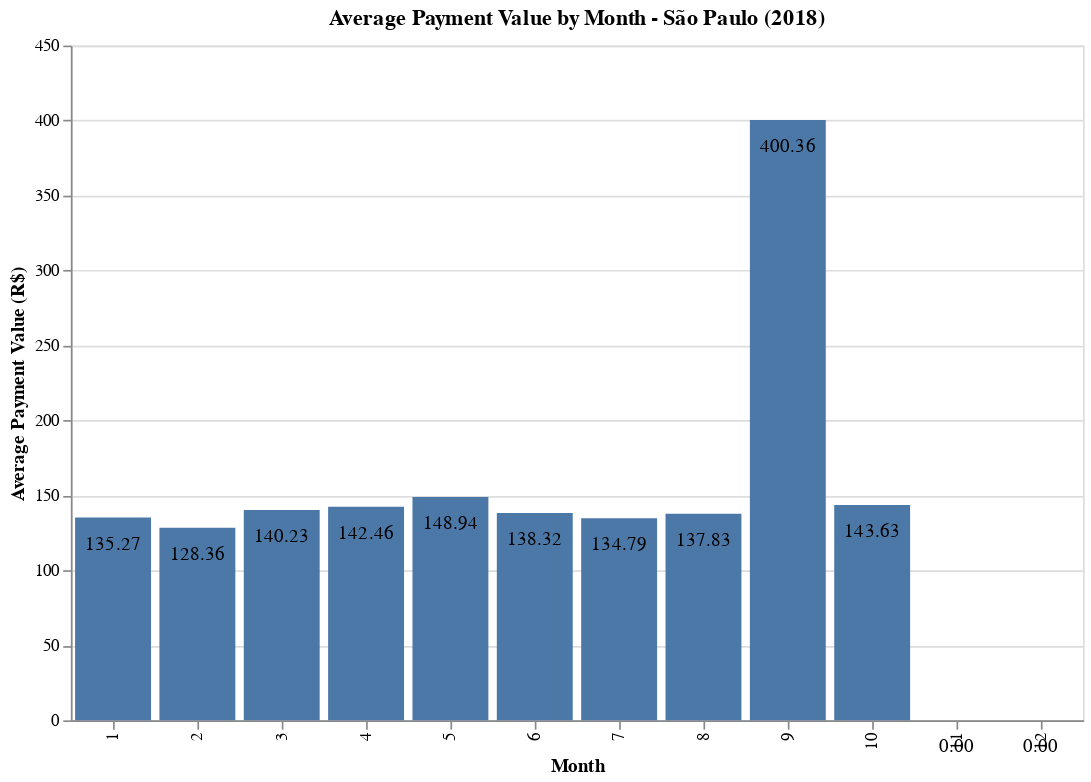

Notebook cell for this chart:
### Code cell
# Display the charts with text labels
payment_chart_with_text = avg_payment_chart + payment_text

# Show the charts
payment_chart_with_text.display()

### Figure 1 — Vega-Lite specification as saved in the notebook (floating-point values rounded to 4 significant figures)
{"config": {"view": {"continuousWidth": 300, "continuousHeight": 300}}, "layer": [{"mark": {"type": "bar"}, "encoding": {"tooltip": [{"field": "month", "type": "quantitative"}, {"field": "avg_payment", "type": "quantitative"}], "x": {"field": "month", "sort": ["Jan", "Feb", "Mar", "Apr", "May", "Jun", "Jul", "Aug", "Sep", "Oct", "Nov", "Dec"], "title": "Month", "type": "nominal"}, "y": {"field": "avg_payment", "title": "Average Payment Value (R$)", "type": "quantitative"}}, "title": "Average Payment Value by Month - São Paulo (2018)"}, {"mark": {"type": "text", "align": "center", "baseline": "top", "dy": 10}, "encoding": {"text": {"field": "avg_payment", "format": ",.2f", "type": "quantitative"}, "tooltip": [{"field": "month", "type": "quantitative"}, {"field": "avg_payment", "type": "quantitative"}], "x": {"field": "month", "sort": ["Jan", "Feb", "Mar", "Apr", "May", "Jun", "Jul", "Aug", "Sep", "Oct", "Nov", "Dec"], "title": "Month", "type": "nominal"}, "y": {"field": "avg_payment", "title": "Average Payment Value (R$)", "type": "quantitative"}}, "title": "Average Payment Value by Month - São Paulo (2018)"}], "data": {"name": "data-37df6e7d21bfa0697260ec8843af0d5e"}, "height": 400, "width": 600, "$schema": "https://vega.github.io/schema/vega-lite/v5.20.1.json", "datasets": {"data-37df6e7d21bfa0697260ec8843af0d5e": [{"month": 1, "month_name_x": "Jan", "total_payment": 430300.0, "avg_payment": 135.3, "order_count": 3052.0, "month_name_y": "Jan"}, {"month": 2, "month_name_x": "Feb", "total_payment": 358500.0, "avg_payment": 128.4, "order_count": 2703.0, "month_name_y": "Feb"}, {"month": 3, "month_name_x": "Mar", "total_payment": 441700.0, "avg_payment": 140.2, "order_count": 3037.0, "month_name_y": "Mar"}, {"month": 4, "month_name_x": "Apr", "total_payment": 452700.0, "avg_payment": 142.5, "order_count": 3059.0, "month_name_y": "Apr"}, {"month": 5, "month_name_x": "May", "total_payment": 493000.0, "avg_payment": 148.9, "order_count": 3207.0, "month_name_y": "May"}, {"month": 6, "month_name_x": "Jun", "total_payment": 396600.0, "avg_payment": 138.3, "order_count": 2773.0, "month_name_y": "Jun"}, {"month": 7, "month_name_x": "Jul", "total_payment": 383200.0, "avg_payment": 134.8, "order_count": 2777.0, "month_name_y": "Jul"}, {"month": 8, "month_name_x": "Aug", "total_payment": 459900.0, "avg_payment": 137.8, "order_count": 3253.0, "month_name_y": "Aug"}, {"month": 9, "month_name_x": "Sep", "total_payment": 3203.0, "avg_payment": 400.4, "order_count": 8.0, "month_name_y": "Sep"}, {"month": 10, "month_name_x": "Oct", "total_payment": 287.3, "avg_payment": 143.6, "order_count": 2.0, "month_name_y": "Oct"}, {"month": 11, "month_name_x": "Nov", "total_payment": 0.0, "avg_payment": 0.0, "order_count": 0.0, "month_name_y": 0}, {"month": 12, "month_name_x": "Dec", "total_payment": 0.0, "avg_payment": 0.0, "order_count": 0.0, "month_name_y": 0}]}}
